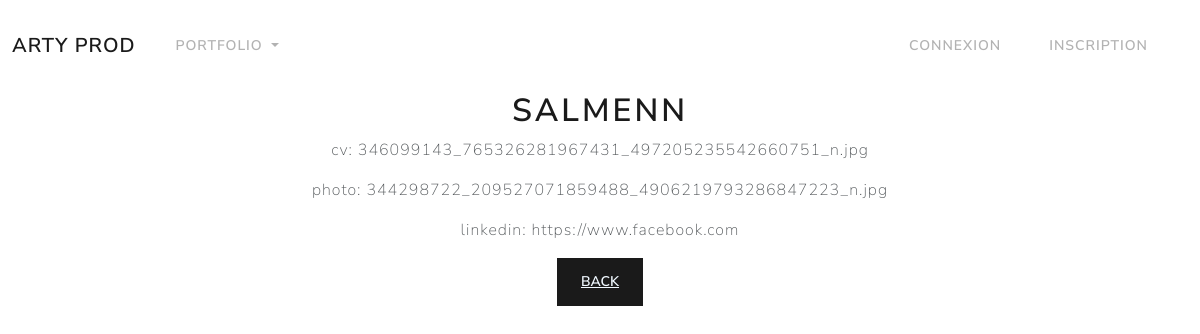
Page /listpe/1/view_personnel on the committed database.
### user/models.py (models this page shows, shortened)
class Personnel(models.Model):
    nom=models.CharField(max_length=100)
    fichier_CV=models.FileField(blank=True,upload_to='media/')
    fichier_photo=models.ImageField(blank=True,upload_to='media/')
    lien_linkedln = models.URLField()

### user/views.py (the view)
# urls.py: path('listpe/<int:id>/view_personnel', views.view_personne, name='view_personne'),
def view_personne(request, id):
    personnel = get_object_or_404(Personnel, id=id)
    return render(request, 'personnel/personnel_detail.html', {'personnel': personnel})

### user/templates/personnel/personnel_detail.html (shortened to what this page needs)
{% include 'base.html' %}
{% load static %}
<link rel="stylesheet" href="{% static 'css/bootstrap.min1.css' %}">
<center>
{% block content %}
  <h1>{{ personnel.nom }}</h1>
  <p>cv: {{ personnel.fichier_CV }}</p>
  <p>photo: {{ personnel.fichier_photo }}</p>
  <p>linkedin: {{ personnel.lien_linkedln }}</p>
<button class="btn btn-primary"><a href="{%url 'listPerson' %}" style="color: aliceblue;">Back</a>
</button>
{% endblock %}
</center>

### rows in the picture
Personnel: nom "SALMENN", fichier_CV "346099143_765326281967431_497205235542660751_n.jpg", fichier_photo "344298722_209527071859488_4906219793286847223_n.jpg", lien_linkedln "https://www.facebook.com"
